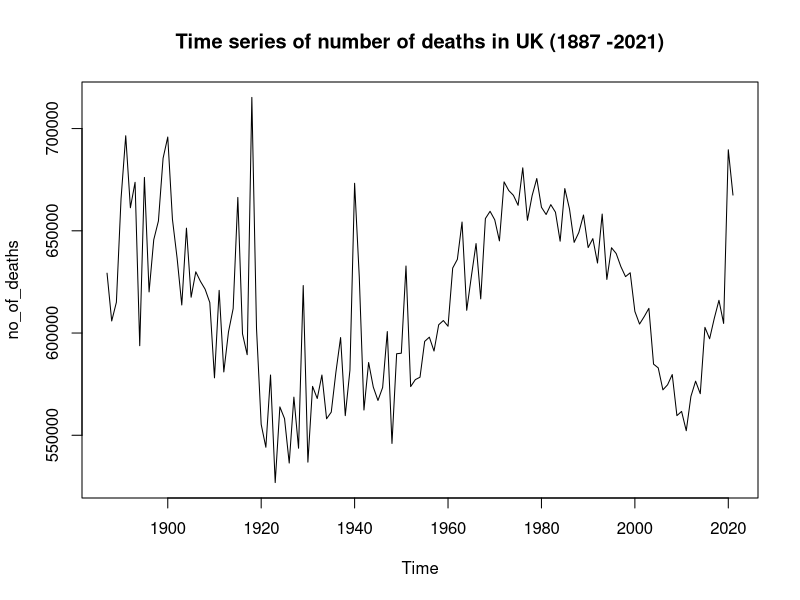
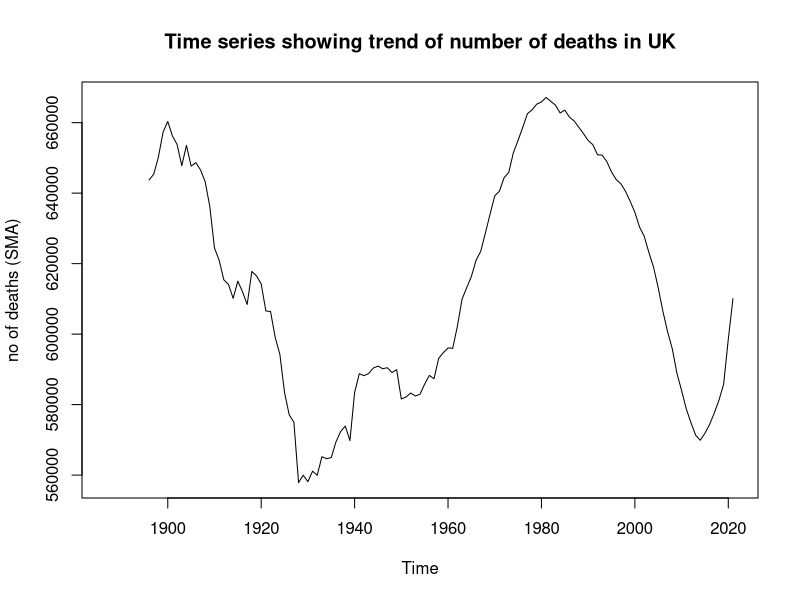
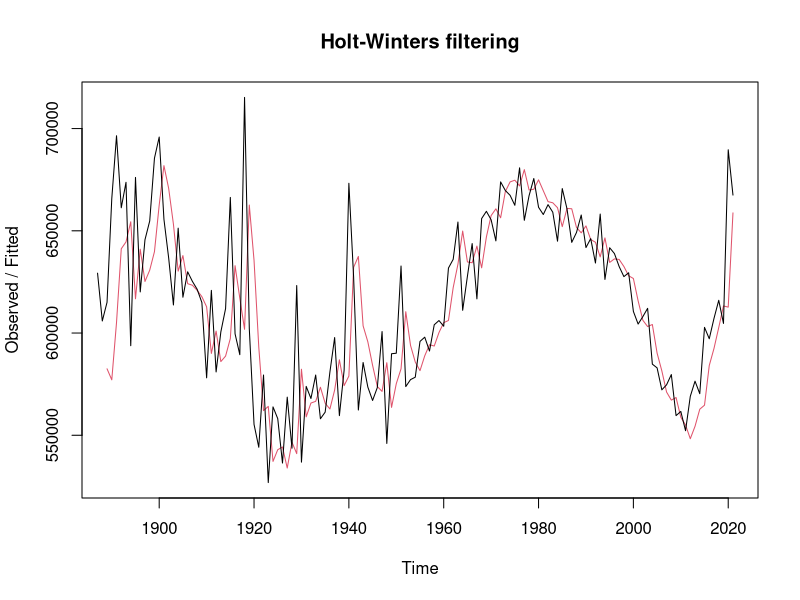
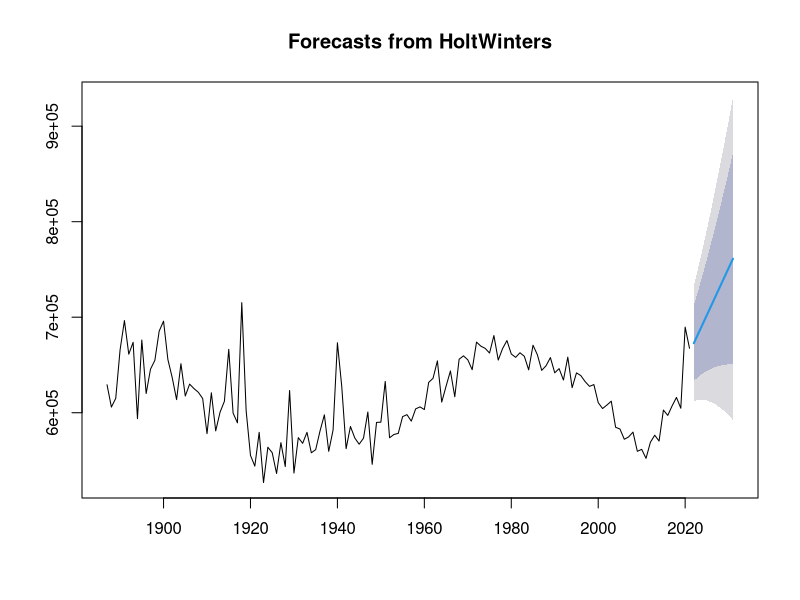
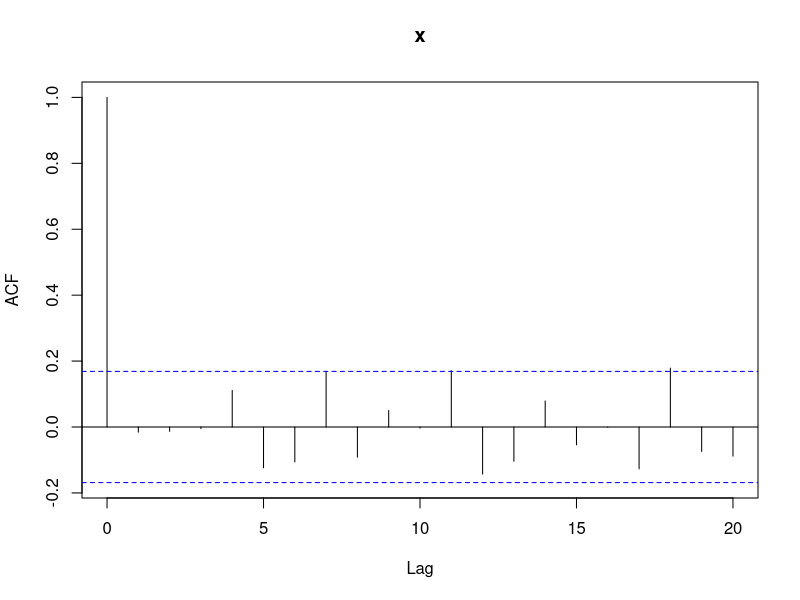
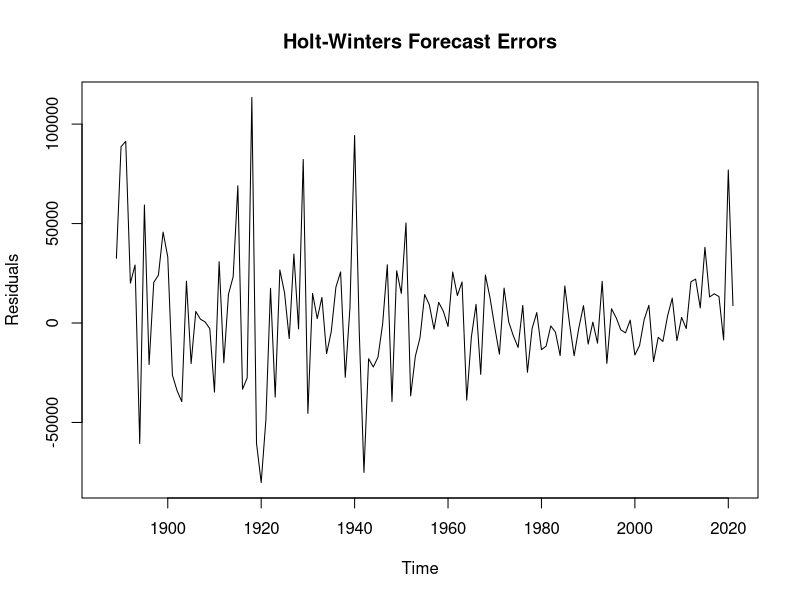
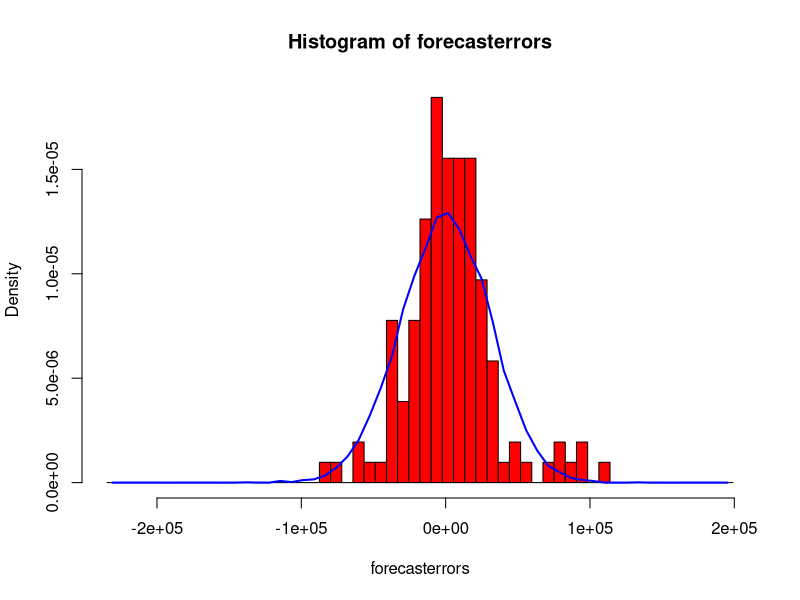
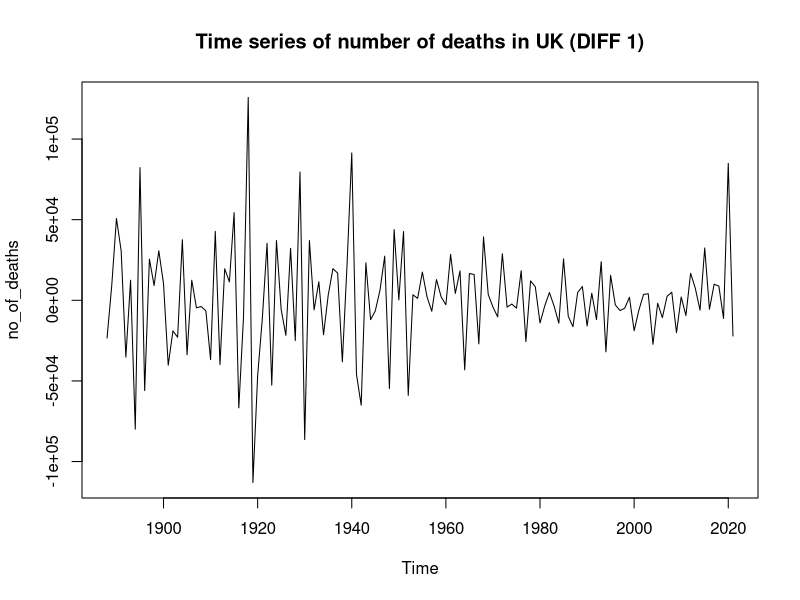

Here is the R script that generated these plots, in order:
## ---- chunk 1
# Loading relevant libraries
library(readxl)
library(tidyverse)
library(TTR) 
library(forecast)
## ---- chunk 2
# Importing the death data from excel
uk_death <- read_excel('Vital statistics in the UK.xlsx', sheet = 3, skip = 5)
## ---- chunk 3
# Checking the head of the data frame
head(uk_death)
## ---- chunk 4
# Selecting columns needed (Year,Number of deaths: United Kingdom)
death_uk <- uk_death %>% 
  select(Year,`Number of deaths: United Kingdom`)
## ---- chunk 5
# Checking the first 6 entries.
head(death_uk)
## ---- chunk 6
# Checking the last 6 entries.
tail(death_uk)
## ---- chunk 7
# Checking the structure of the data frame
str(death_uk)
## ---- chunk 8
# Cleaning and preparing the data for time series analysis.
death_uk <- death_uk %>% 
  rename(no_of_deaths =`Number of deaths: United Kingdom`) %>% 
  filter(no_of_deaths != ':') %>% 
  arrange(Year) %>% 
  select(no_of_deaths)
## ---- chunk 9
# Converting the data to a time series 
death_uk$no_of_deaths <- as.integer(death_uk$no_of_deaths)
death_uk_ts = ts(death_uk, frequency = 1, start = 1887)
death_uk_ts
## ---- chunk 10
# Plotting the initial number of deaths from year 1887 - 2021
plot.ts(death_uk_ts, main='Time series of number of deaths in UK (1887 -2021)')
## ---- chunk 11
# Estimating trend by smoothing using a simple moving average of order 10.
plot.ts(SMA(death_uk_ts, n=10), 
        main='Time series showing trend of number of deaths in UK',
        ylab = 'no of deaths (SMA)')
## ---- chunk 12
# Fitting a predictive model using Holt-Winters
death_uk_ts_forcast <- HoltWinters(death_uk_ts, gamma = FALSE)
death_uk_ts_forcast
## ---- chunk 13
# plotting both observed and fitted data from HoltWinters forecast.
plot(death_uk_ts_forcast)
## ---- chunk 14
# forecasting the next 10 years.
death_uk_ts_forcast2 <- forecast(death_uk_ts_forcast, h=10)
plot(death_uk_ts_forcast2)
## ---- chunk 15
# forcasted data with the 80% and 85% intervals.
death_uk_ts_forcast2
## ---- chunk 16
# Sum of square error
death_uk_ts_forcast$SSE
## ---- chunk 17
# Root Mean Square Error for Holt-Winters
RMSE_HW = sqrt(mean(death_uk_ts_forcast2$residuals^2, na.rm = TRUE))
RMSE_HW
## ---- chunk 18
# Mean absolute percentage error MAPE for Holt-Winters
MAPE_HW = mean((abs(death_uk_ts_forcast2$residuals/death_uk_ts)*100), na.rm=TRUE)
MAPE_HW
## ---- chunk 19
# ACF and Ljung box test
acf(death_uk_ts_forcast2$residuals, lag.max=20 , na.action = na.pass) 
Box.test(death_uk_ts_forcast2$residuals, lag=20, type="Ljung-Box")
## ---- chunk 20
#  plotting the forecast errors to check for constant variance
plot.ts(death_uk_ts_forcast2$residuals, main='Holt-Winters Forecast Errors',
        ylab = 'Residuals')
## ---- chunk 21
# function to plot forecast errors and overlay normal distributed data
plotForecastErrors <- function(forecasterrors) 
{ 
# make a histogram of the forecast errors: 
mybinsize <- IQR(forecasterrors)/4  
mysd <- sd(forecasterrors) 
mymin <- min(forecasterrors) - mysd*5  
mymax <- max(forecasterrors) + mysd*3 
# generate normally distributed data with mean 0 and standard deviation mysd 
mynorm <- rnorm(10000, mean=0, sd=mysd) 
mymin2 <- min(mynorm) 
mymax2 <- max(mynorm) 
if (mymin2 < mymin) { mymin <- mymin2 } 
if (mymax2 > mymax) { mymax <- mymax2 } 
# make a red histogram of the forecast errors, with the normally distributed data overlaid: 
mybins <- seq(mymin, mymax, mybinsize) 
hist(forecasterrors, col="red", freq=FALSE, breaks=mybins) 
# freq=FALSE ensures the area under the histogram = 1 
# generate normally distributed data with mean 0 and standard deviation mysd 
myhist <- hist(mynorm, plot=FALSE, breaks=mybins) 
# plot the normal curve as a blue line on top of the histogram of forecast errors: 
points(myhist$mids, myhist$density, type="l", col="blue", lwd=2) 
} 
## ---- chunk 22
# removing NA values from the residuals
death_uk_ts_forcast2$residuals <- death_uk_ts_forcast2$residuals[!is.na(death_uk_ts_forcast2$residuals)]
## ---- chunk 23
# plotting if the forecast errors to check if normally distributed with mean zero
plotForecastErrors(death_uk_ts_forcast2$residuals)
## ---- chunk 24
# library to import Augmented Dickey-Fuller Test
library(tseries)
## ---- chunk 25
# Augmented Dickey-Fuller Test
adf.test(death_uk_ts)
## ---- chunk 26
# Differencing the time series to make it stationary
death_uk_ts_diff1 <- diff(death_uk_ts, differences = 1)

# Plotting the series with difference 1.
plot(death_uk_ts_diff1, main='Time series of number of deaths in UK (DIFF 1)')
## ---- chunk 27
# Augmented Dickey-Fuller Test for difference 1
adf.test(death_uk_ts_diff1)
## ---- chunk 28
# Plotting the correlogram for diff1
acf(death_uk_ts_diff1, lag.max = 20)
acf(death_uk_ts_diff1, lag.max = 20, plot = FALSE)
## ---- chunk 29
# Plotting the partial correlogram for diff1
pacf(death_uk_ts_diff1, lag.max = 20)
pacf(death_uk_ts_diff1, lag.max = 20, plot = FALSE)

## ---- chunk 30
# Moving average model of order 1 and difference 1.
death_uk_ts_ma <- arima(death_uk_ts, order = c(0,1,1))
death_uk_ts_ma
## ---- chunk 31
# forecasting the next 10 years using moving average.
death_uk_ts_ma_forecast <- forecast(death_uk_ts_ma, h =10)
death_uk_ts_ma_forecast
## ---- chunk 32
# 10 year forecast plot
plot(death_uk_ts_ma_forecast)
## ---- chunk 33
# Evaluation for ARIMA(0,1,1) 
AIC(death_uk_ts_ma)
BIC(death_uk_ts_ma)
accuracy(death_uk_ts_ma)
## ---- chunk 34
# ACF and Ljung box test
acf(death_uk_ts_ma_forecast$residuals, lag.max=20 , na.action = na.pass) 
Box.test(death_uk_ts_ma_forecast$residuals, lag=20, type="Ljung-Box")
## ---- chunk 35
#  plotting the forecast errors to check for constant variance
plot.ts(death_uk_ts_ma_forecast$residuals, main = 'ARIMA(0,1,1) Forecast Errors',
        ylab = 'Residuals')
## ---- chunk 36
# plotting if the forecast errors to check if normally distributed with mean zero
plotForecastErrors(death_uk_ts_ma_forecast$residuals)
## ---- chunk 37
# ARIMA model (3,1,0)
death_uk_ts_ar <- arima(death_uk_ts, order = c(3,1,0))
death_uk_ts_ar
## ---- chunk 38
# forecasting the next 10 years.
death_uk_ts_ar_forecast <- forecast(death_uk_ts_ar, h =10)
death_uk_ts_ar_forecast
## ---- chunk 39
# 10 year forecast plot
plot(death_uk_ts_ar_forecast)
## ---- chunk 40
# Evaluation for ARIMA(3,1,0) 
AIC(death_uk_ts_ar)
BIC(death_uk_ts_ar)
accuracy(death_uk_ts_ar)
## ---- chunk 41
# ACF and Ljung box test
acf(death_uk_ts_ar_forecast$residuals, lag.max=20 , na.action = na.pass) 
Box.test(death_uk_ts_ar_forecast$residuals, lag=20, type="Ljung-Box")
## ---- chunk 42
# plotting the forecast errors to check for constant variance
plot.ts(death_uk_ts_ar_forecast$residuals,main ='ARIMA(3,1,0) Forecast Errors',
        ylab = 'Residuals')
## ---- chunk 43
# plotting if the forecast errors to check if normally distributed with mean zero
plotForecastErrors(death_uk_ts_ar_forecast$residuals)
